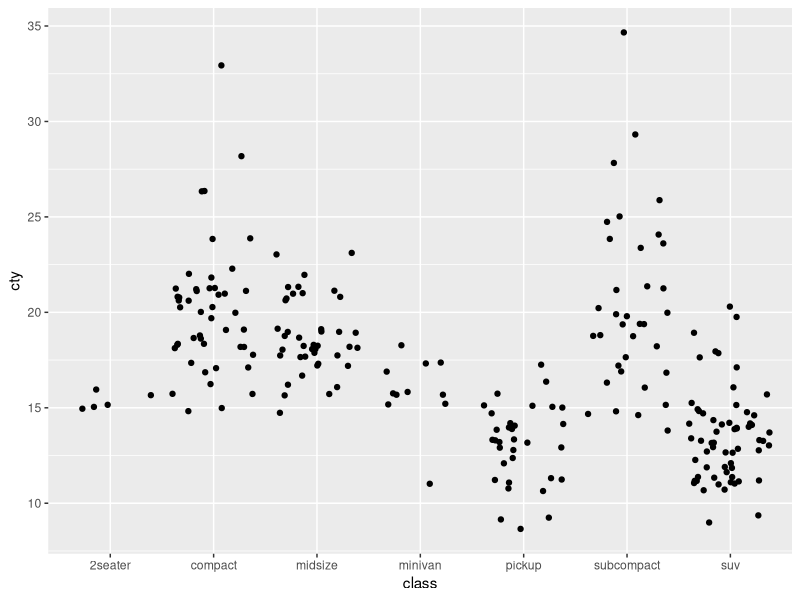

The R script that drew this image:
## ---- chunk 1
knitr::opts_chunk$set(echo = TRUE)

library(tidyverse)

ggplot(data = mpg, aes(x = class, y = cty)) +
	geom_jitter()
